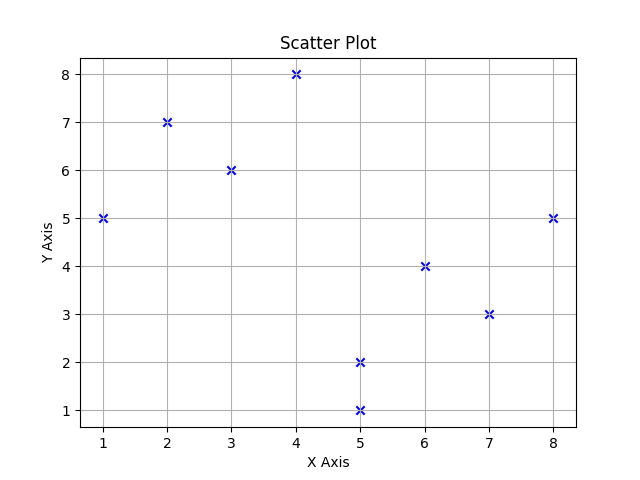

Reproduce this figure in Python.
import matplotlib.pyplot as plt

# Sample data
x = [1, 2, 3, 4, 5,5, 7, 6, 8]
y = [5, 7, 6, 8, 1, 2, 3, 4, 5]

# Create scatter plot
plt.scatter(x, y, color='blue', marker='x')

# Add labels and title
plt.xlabel('X Axis')
plt.ylabel('Y Axis')
plt.title('Scatter Plot')

# Show grid and plot
plt.grid(True)
plt.show()
